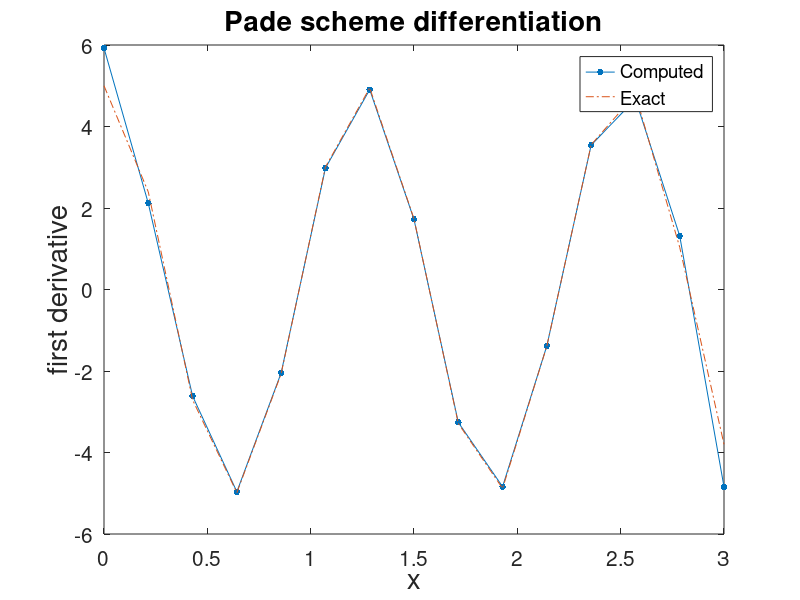

Recreate this plot in MATLAB.
n = 15;
x = zeros(n,1);
pade = zeros(n,n);
fd=zeros(n,1);
f=zeros(n,1);
h=3/14;

for q=2:n;
  x(q,1)=x((q-1),1)+3/14;
endfor;

#build a pade matrix
for i=1:n;
  for j=1:n;
    if j==i-1;
      pade(i,j)=1;
    endif;
    if j==i;
      pade(i,j)=4;
    endif;
    if j==i+1;
      pade(i,j)=1;
    endif;
  endfor;
endfor;

pade(1,1)=1;
pade(1,2)=2;
pade(n,n-1)=2;
pade(n,n)=1;

for k=2:n-1;
  f(k,1)=3*(sin(5*x(k+1))-sin(5*x(k-1)));
endfor;

#define the boundaries
f(1,1)=(-5*sin(5*x(1))/2+2*sin(5*x(2))+sin(5*x(3))/2);
f(n,1)=(5*sin(5*x(15))/2-2*sin(5*x(14))-sin(5*x(13))/2);

f=f/h;
fd=pade\f;
#fd is found
y=5*cos(x*5);

plot(x,fd,'.-','MarkerSize',15)
hold on;
plot(x,y,'-.');
set(gca,'FontSize',15);
xlabel("x",'FontSize',20);
ylabel("first derivative",'FontSize',20);
title("Pade scheme differentiation",'FontSize',20);
legend('Computed','Exact');
